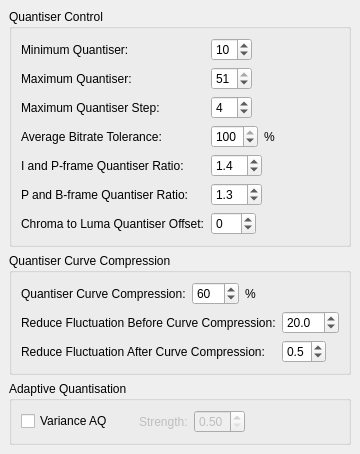
     <widget class="QWidget" name="tab_6">
      <attribute name="title">
       <string>Quantiser</string>
      </attribute>
      <layout class="QVBoxLayout">
       <property name="spacing">
        <number>6</number>
       </property>
       <property name="margin">
        <number>9</number>
       </property>
       <item>
        <widget class="QGroupBox" name="groupBox_4">
         <property name="title">
          <string>Quantiser Control</string>
         </property>
         <layout class="QVBoxLayout">
          <property name="spacing">
           <number>6</number>
          </property>
          <property name="margin">
           <number>9</number>
          </property>
          <item>
           <layout class="QGridLayout">
            <property name="margin">
             <number>0</number>
            </property>
            <property name="spacing">
             <number>6</number>
            </property>
            <item row="2" column="1">
             <layout class="QHBoxLayout">
              <property name="spacing">
               <number>6</number>
              </property>
              <property name="margin">
               <number>0</number>
              </property>
              <item>
               <widget class="QSpinBox" name="quantiserMaxStepSpinBox">
                <property name="maximum">
                 <number>10</number>
                </property>
                <property name="value">
                 <number>4</number>
                </property>
               </widget>
              </item>
              <item>
               <spacer name="spacer_42">
                <property name="orientation">
                 <enum>Qt::Horizontal</enum>
                </property>
                <property name="sizeHint" stdset="0">
                 <size>
                  <width>0</width>
                  <height>0</height>
                 </size>
                </property>
               </spacer>
              </item>
             </layout>
            </item>
            <item row="1" column="0">
             <widget class="QLabel" name="label_16">
              <property name="text">
               <string>Maximum Quantiser:</string>
              </property>
             </widget>
            </item>
            <item row="4" column="0">
             <widget class="QLabel" name="label_6">
              <property name="text">
               <string>I and P-frame Quantiser Ratio:</string>
              </property>
             </widget>
            </item>
            <item row="0" column="1">
             <layout class="QHBoxLayout">
              <property name="spacing">
               <number>6</number>
              </property>
              <property name="margin">
               <number>0</number>
              </property>
              <item>
               <widget class="QSpinBox" name="quantiserMinSpinBox">
                <property name="maximum">
                 <number>51</number>
                </property>
                <property name="value">
                 <number>10</number>
                </property>
               </widget>
              </item>
              <item>
               <spacer name="spacer_40">
                <property name="orientation">
                 <enum>Qt::Horizontal</enum>
                </property>
                <property name="sizeHint" stdset="0">
                 <size>
                  <width>0</width>
                  <height>0</height>
                 </size>
                </property>
               </spacer>
              </item>
             </layout>
            </item>
            <item row="5" column="1">
             <layout class="QHBoxLayout">
              <property name="spacing">
               <number>6</number>
              </property>
              <property name="margin">
               <number>0</number>
              </property>
              <item>
               <widget class="QDoubleSpinBox" name="quantiserPbRatioSpinBox">
                <property name="decimals">
                 <number>1</number>
                </property>
                <property name="minimum">
                 <double>1.000000000000000</double>
                </property>
                <property name="maximum">
                 <double>10.000000000000000</double>
                </property>
                <property name="singleStep">
                 <double>0.100000000000000</double>
                </property>
                <property name="value">
                 <double>1.300000000000000</double>
                </property>
               </widget>
              </item>
              <item>
               <spacer name="spacer_44">
                <property name="orientation">
                 <enum>Qt::Horizontal</enum>
                </property>
                <property name="sizeHint" stdset="0">
                 <size>
                  <width>0</width>
                  <height>0</height>
                 </size>
                </property>
               </spacer>
              </item>
             </layout>
            </item>
            <item row="3" column="1">
             <layout class="QHBoxLayout">
              <property name="spacing">
               <number>6</number>
              </property>
              <property name="margin">
               <number>0</number>
              </property>
              <item>
               <widget class="QSpinBox" name="avgBitrateToleranceSpinBox">
                <property name="minimum">
                 <number>0</number>
                </property>
                <property name="maximum">
                 <number>100</number>
                </property>
                <property name="value">
                 <number>100</number>
                </property>
               </widget>
              </item>
              <item>
               <widget class="QLabel" name="label_2">
                <property name="text">
                 <string>%</string>
                </property>
               </widget>
              </item>
              <item>
               <spacer name="spacer_45">
                <property name="orientation">
                 <enum>Qt::Horizontal</enum>
                </property>
                <property name="sizeHint" stdset="0">
                 <size>
                  <width>0</width>
                  <height>0</height>
                 </size>
                </property>
               </spacer>
              </item>
             </layout>
            </item>
            <item row="2" column="0">
             <widget class="QLabel" name="label_17">
              <property name="text">
               <string>Maximum Quantiser Step:</string>
              </property>
             </widget>
            </item>
            <item row="6" column="1">
             <layout class="QHBoxLayout">
              <property name="spacing">
               <number>6</number>
              </property>
              <property name="margin">
               <number>0</number>
              </property>
              <item>
               <widget class="QSpinBox" name="chromaLumaOffsetSpinBox">
                <property name="minimum">
                 <number>-12</number>
                </property>
                <property name="maximum">
                 <number>12</number>
                </property>
               </widget>
              </item>
              <item>
               <spacer name="spacer_41">
                <property name="orientation">
                 <enum>Qt::Horizontal</enum>
                </property>
                <property name="sizeHint" stdset="0">
                 <size>
                  <width>0</width>
                  <height>0</height>
                 </size>
                </property>
               </spacer>
              </item>
             </layout>
            </item>
            <item row="5" column="0">
             <widget class="QLabel" name="label_7">
              <property name="text">
               <string>P and B-frame Quantiser Ratio:</string>
              </property>
             </widget>
            </item>
            <item row="3" column="0">
             <widget class="QLabel" name="label_5">
              <property name="text">
               <string>Average Bitrate Tolerance:</string>
              </property>
             </widget>
            </item>
            <item row="6" column="0">
             <widget class="QLabel" name="label_20">
              <property name="text">
               <string>Chroma to Luma Quantiser Offset:</string>
              </property>
             </widget>
            </item>
            <item row="1" column="1">
             <layout class="QHBoxLayout">
              <property name="spacing">
               <number>6</number>
              </property>
              <property name="margin">
               <number>0</number>
              </property>
              <item>
               <widget class="QSpinBox" name="quantiserMaxSpinBox">
                <property name="minimum">
                 <number>10</number>
                </property>
                <property name="maximum">
                 <number>51</number>
                </property>
                <property name="value">
                 <number>51</number>
                </property>
               </widget>
              </item>
              <item>
               <spacer name="spacer_46">
                <property name="orientation">
                 <enum>Qt::Horizontal</enum>
                </property>
                <property name="sizeHint" stdset="0">
                 <size>
                  <width>0</width>
                  <height>0</height>
                 </size>
                </property>
               </spacer>
              </item>
             </layout>
            </item>
            <item row="0" column="0">
             <widget class="QLabel" name="label_15">
              <property name="text">
               <string>Minimum Quantiser:</string>
              </property>
             </widget>
            </item>
            <item row="4" column="1">
             <layout class="QHBoxLayout">
              <property name="spacing">
               <number>6</number>
              </property>
              <property name="margin">
               <number>0</number>
              </property>
              <item>
               <widget class="QDoubleSpinBox" name="quantiserIpRatioSpinBox">
                <property name="decimals">
                 <number>1</number>
                </property>
                <property name="minimum">
                 <double>1.000000000000000</double>
                </property>
                <property name="maximum">
                 <double>10.000000000000000</double>
                </property>
                <property name="singleStep">
                 <double>0.100000000000000</double>
                </property>
                <property name="value">
                 <double>1.400000000000000</double>
                </property>
               </widget>
              </item>
              <item>
               <spacer name="spacer_43">
                <property name="orientation">
                 <enum>Qt::Horizontal</enum>
                </property>
                <property name="sizeHint" stdset="0">
                 <size>
                  <width>0</width>
                  <height>0</height>
                 </size>
                </property>
               </spacer>
              </item>
             </layout>
            </item>
           </layout>
          </item>
         </layout>
        </widget>
       </item>
       <item>
        <widget class="QGroupBox" name="groupBox_3">
         <property name="title">
          <string>Quantiser Curve Compression</string>
         </property>
         <layout class="QVBoxLayout">
          <property name="spacing">
           <number>6</number>
          </property>
          <property name="margin">
           <number>9</number>
          </property>
          <item>
           <layout class="QHBoxLayout">
            <property name="spacing">
             <number>6</number>
            </property>
            <property name="margin">
             <number>0</number>
            </property>
            <item>
             <widget class="QLabel" name="label_8">
              <property name="text">
               <string>Quantiser Curve Compression:</string>
              </property>
             </widget>
            </item>
            <item>
             <layout class="QHBoxLayout">
              <property name="spacing">
               <number>6</number>
              </property>
              <property name="margin">
               <number>0</number>
              </property>
              <item>
               <widget class="QSpinBox" name="quantiserCurveCompressSpinBox">
                <property name="maximum">
                 <number>100</number>
                </property>
                <property name="value">
                 <number>60</number>
                </property>
               </widget>
              </item>
              <item>
               <widget class="QLabel" name="label_18">
                <property name="text">
                 <string>%</string>
                </property>
               </widget>
              </item>
              <item>
               <spacer name="spacer_49">
                <property name="orientation">
                 <enum>Qt::Horizontal</enum>
                </property>
                <property name="sizeHint" stdset="0">
                 <size>
                  <width>0</width>
                  <height>0</height>
                 </size>
                </property>
               </spacer>
              </item>
             </layout>
            </item>
           </layout>
          </item>
          <item>
           <layout class="QGridLayout">
            <property name="margin">
             <number>0</number>
            </property>
            <property name="spacing">
             <number>6</number>
            </property>
            <item row="0" column="0">
             <widget class="QLabel" name="label_21">
              <property name="text">
               <string>Reduce Fluctuation Before Curve Compression:</string>
              </property>
             </widget>
            </item>
            <item row="0" column="1">
             <layout class="QHBoxLayout">
              <property name="spacing">
               <number>6</number>
              </property>
              <property name="margin">
               <number>0</number>
              </property>
              <item>
               <widget class="QDoubleSpinBox" name="quantiserBeforeCompressSpinBox">
                <property name="decimals">
                 <number>1</number>
                </property>
                <property name="maximum">
                 <double>999.000000000000000</double>
                </property>
                <property name="value">
                 <double>20.000000000000000</double>
                </property>
               </widget>
              </item>
              <item>
               <spacer name="spacer_50">
                <property name="orientation">
                 <enum>Qt::Horizontal</enum>
                </property>
                <property name="sizeHint" stdset="0">
                 <size>
                  <width>0</width>
                  <height>0</height>
                 </size>
                </property>
               </spacer>
              </item>
             </layout>
            </item>
            <item row="1" column="1">
             <layout class="QHBoxLayout">
              <property name="spacing">
               <number>6</number>
              </property>
              <property name="margin">
               <number>0</number>
              </property>
              <item>
               <widget class="QDoubleSpinBox" name="quantiserAfterCompressSpinBox">
                <property name="decimals">
                 <number>1</number>
                </property>
                <property name="maximum">
                 <double>1.000000000000000</double>
                </property>
                <property name="singleStep">
                 <double>0.100000000000000</double>
                </property>
                <property name="value">
                 <double>0.500000000000000</double>
                </property>
               </widget>
              </item>
              <item>
               <spacer name="spacer_48">
                <property name="orientation">
                 <enum>Qt::Horizontal</enum>
                </property>
                <property name="sizeHint" stdset="0">
                 <size>
                  <width>0</width>
                  <height>0</height>
                 </size>
                </property>
               </spacer>
              </item>
             </layout>
            </item>
            <item row="1" column="0">
             <widget class="QLabel" name="label_22">
              <property name="text">
               <string>Reduce Fluctuation After Curve Compression:</string>
              </property>
             </widget>
            </item>
           </layout>
          </item>
         </layout>
        </widget>
       </item>
       <item>
        <widget class="QGroupBox" name="aqGroupBox">
         <property name="title">
          <string>Adaptive Quantisation</string>
         </property>
         <layout class="QVBoxLayout">
          <property name="spacing">
           <number>6</number>
          </property>
          <property name="margin">
           <number>9</number>
          </property>
          <item>
           <layout class="QHBoxLayout">
            <property name="spacing">
             <number>6</number>
            </property>
            <property name="margin">
             <number>0</number>
            </property>
            <item>
             <widget class="QCheckBox" name="aqVarianceCheckBox">
              <property name="text">
               <string>Variance AQ</string>
              </property>
             </widget>
            </item>
            <item>
             <spacer name="spacer_51">
              <property name="orientation">
               <enum>Qt::Horizontal</enum>
              </property>
              <property name="sizeType">
               <enum>QSizePolicy::Fixed</enum>
              </property>
              <property name="sizeHint" stdset="0">
               <size>
                <width>20</width>
                <height>0</height>
               </size>
              </property>
             </spacer>
            </item>
            <item>
             <widget class="QLabel" name="aqStrengthLabel">
              <property name="enabled">
               <bool>false</bool>
              </property>
              <property name="text">
               <string>Strength:</string>
              </property>
             </widget>
            </item>
            <item>
             <widget class="QDoubleSpinBox" name="aqStrengthSpinBox">
              <property name="enabled">
               <bool>false</bool>
              </property>
              <property name="decimals">
               <number>2</number>
              </property>
              <property name="minimum">
               <double>0.500000000000000</double>
              </property>
              <property name="maximum">
               <double>1.500000000000000</double>
              </property>
              <property name="singleStep">
               <double>0.100000000000000</double>
              </property>
             </widget>
            </item>
            <item>
             <spacer name="spacer_47">
              <property name="orientation">
               <enum>Qt::Horizontal</enum>
              </property>
              <property name="sizeHint" stdset="0">
               <size>
                <width>0</width>
                <height>0</height>
               </size>
              </property>
             </spacer>
            </item>
           </layout>
          </item>
         </layout>
        </widget>
       </item>
       <item>
        <spacer name="spacer_52">
         <property name="orientation">
          <enum>Qt::Vertical</enum>
         </property>
         <property name="sizeHint" stdset="0">
          <size>
           <width>0</width>
           <height>0</height>
          </size>
         </property>
        </spacer>
       </item>
      </layout>
     </widget>
